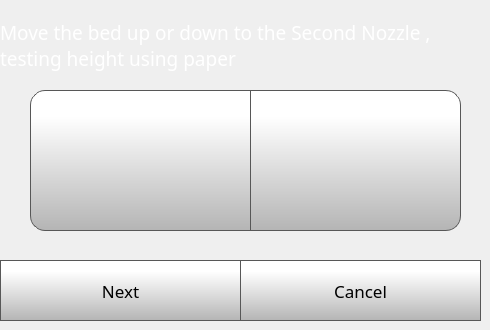
    <widget class="QWidget" name="nozzleHeightStep1Page">
     <widget class="QPushButton" name="nozzleHeightStep1NextButton">
      <property name="geometry">
       <rect>
        <x>0</x>
        <y>260</y>
        <width>241</width>
        <height>61</height>
       </rect>
      </property>
      <property name="font">
       <font>
        <family>Gotham</family>
        <pointsize>13</pointsize>
       </font>
      </property>
      <property name="styleSheet">
       <string notr="true">QPushButton {
     border: 1px solid rgb(87, 87, 87);
	background-color: qlineargradient(spread:pad, x1:0, y1:1, x2:0, y2:0.188, stop:0 rgba(180, 180, 180, 255), stop:1 rgba(255, 255, 255, 255));


}

QPushButton:pressed {
    background-color: qlineargradient(x1: 0, y1: 0, x2: 0, y2: 1,
                                      stop: 0 #dadbde, stop: 1 #f6f7fa);
}

QPushButton:flat {
    border: none; /* no border for a flat push button */
}

QPushButton:default {
    border-color: navy; /* make the default button prominent */
}

QPushButton:focus {
	outline: none;
}</string>
      </property>
      <property name="text">
       <string>Next</string>
      </property>
      <property name="iconSize">
       <size>
        <width>40</width>
        <height>40</height>
       </size>
      </property>
     </widget>
     <widget class="QPushButton" name="nozzleHeightStep1CancelButton">
      <property name="geometry">
       <rect>
        <x>240</x>
        <y>260</y>
        <width>241</width>
        <height>61</height>
       </rect>
      </property>
      <property name="font">
       <font>
        <family>Gotham</family>
        <pointsize>13</pointsize>
       </font>
      </property>
      <property name="styleSheet">
       <string notr="true">QPushButton {
     border: 1px solid rgb(87, 87, 87);
	background-color: qlineargradient(spread:pad, x1:0, y1:1, x2:0, y2:0.188, stop:0 rgba(180, 180, 180, 255), stop:1 rgba(255, 255, 255, 255));


}

QPushButton:pressed {
    background-color: qlineargradient(x1: 0, y1: 0, x2: 0, y2: 1,
                                      stop: 0 #dadbde, stop: 1 #f6f7fa);
}

QPushButton:flat {
    border: none; /* no border for a flat push button */
}

QPushButton:default {
    border-color: navy; /* make the default button prominent */
}

QPushButton:focus {
	outline: none;
}</string>
      </property>
      <property name="text">
       <string>Cancel</string>
      </property>
      <property name="iconSize">
       <size>
        <width>40</width>
        <height>40</height>
       </size>
      </property>
     </widget>
     <widget class="QLabel" name="calibrateLabel_19">
      <property name="geometry">
       <rect>
        <x>0</x>
        <y>10</y>
        <width>471</width>
        <height>71</height>
       </rect>
      </property>
      <property name="font">
       <font>
        <family>Gotham</family>
        <pointsize>14</pointsize>
        <weight>50</weight>
        <bold>false</bold>
       </font>
      </property>
      <property name="styleSheet">
       <string notr="true">color: rgb(255, 255, 255);</string>
      </property>
      <property name="text">
       <string>Move the bed up or down to the Second Nozzle , testing height using paper </string>
      </property>
      <property name="wordWrap">
       <bool>true</bool>
      </property>
     </widget>
     <widget class="QPushButton" name="moveZMT1CalibrateButton">
      <property name="geometry">
       <rect>
        <x>250</x>
        <y>90</y>
        <width>211</width>
        <height>141</height>
       </rect>
      </property>
      <property name="minimumSize">
       <size>
        <width>0</width>
        <height>0</height>
       </size>
      </property>
      <property name="font">
       <font>
        <family>Gotham</family>
        <pointsize>15</pointsize>
       </font>
      </property>
      <property name="styleSheet">
       <string notr="true">QPushButton {
     border: 1px solid rgb(87, 87, 87);

	background-color: qlineargradient(spread:pad, x1:0, y1:1, x2:0, y2:0.188, stop:0 rgba(180, 180, 180, 255), stop:1 rgba(255, 255, 255, 255));
	border-bottom-right-radius: 15px;
	border-top-right-radius: 15px;
}

QPushButton:pressed {
    background-color: qlineargradient(x1: 0, y1: 0, x2: 0, y2: 1,
                                      stop: 0 #dadbde, stop: 1 #f6f7fa);
}

QPushButton:flat {
    border: none; /* no border for a flat push button */
}

QPushButton:default {
    border-color: navy; /* make the default button prominent */
}

QPushButton:focus {
	outline: none;
}</string>
      </property>
      <property name="text">
       <string/>
      </property>
      <property name="icon">
       <iconset>
        <normaloff>templates/img/arrows.png</normaloff>templates/img/arrows.png</iconset>
      </property>
      <property name="iconSize">
       <size>
        <width>40</width>
        <height>40</height>
       </size>
      </property>
      <property name="checkable">
       <bool>false</bool>
      </property>
      <property name="autoDefault">
       <bool>false</bool>
      </property>
      <property name="default">
       <bool>false</bool>
      </property>
      <property name="flat">
       <bool>false</bool>
      </property>
     </widget>
     <widget class="QPushButton" name="moveZPT1CalibrateButton">
      <property name="geometry">
       <rect>
        <x>30</x>
        <y>90</y>
        <width>221</width>
        <height>141</height>
       </rect>
      </property>
      <property name="minimumSize">
       <size>
        <width>0</width>
        <height>0</height>
       </size>
      </property>
      <property name="font">
       <font>
        <family>Gotham</family>
        <pointsize>15</pointsize>
       </font>
      </property>
      <property name="styleSheet">
       <string notr="true">QPushButton {
     border: 1px solid rgb(87, 87, 87);

	background-color: qlineargradient(spread:pad, x1:0, y1:1, x2:0, y2:0.188, stop:0 rgba(180, 180, 180, 255), stop:1 rgba(255, 255, 255, 255));
	border-bottom-left-radius: 15px;
	border-top-left-radius: 15px;
}

QPushButton:pressed {
    background-color: qlineargradient(x1: 0, y1: 0, x2: 0, y2: 1,
                                      stop: 0 #dadbde, stop: 1 #f6f7fa);
}

QPushButton:flat {
    border: none; /* no border for a flat push button */
}

QPushButton:default {
    border-color: navy; /* make the default button prominent */
}

QPushButton:focus {
	outline: none;
}</string>
      </property>
      <property name="text">
       <string/>
      </property>
      <property name="icon">
       <iconset>
        <normaloff>templates/img/arrows-5.png</normaloff>templates/img/arrows-5.png</iconset>
      </property>
      <property name="iconSize">
       <size>
        <width>40</width>
        <height>40</height>
       </size>
      </property>
      <property name="checkable">
       <bool>false</bool>
      </property>
      <property name="autoDefault">
       <bool>false</bool>
      </property>
      <property name="default">
       <bool>false</bool>
      </property>
      <property name="flat">
       <bool>false</bool>
      </property>
     </widget>
    </widget>
